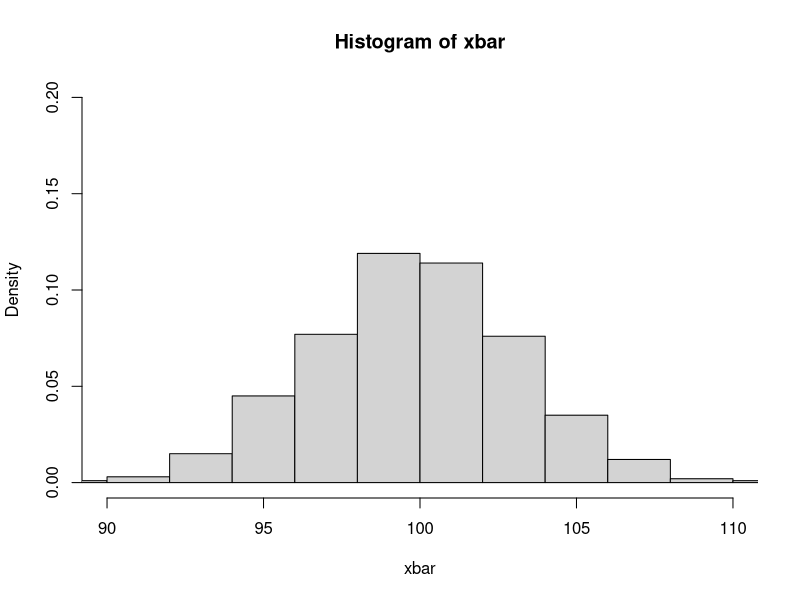
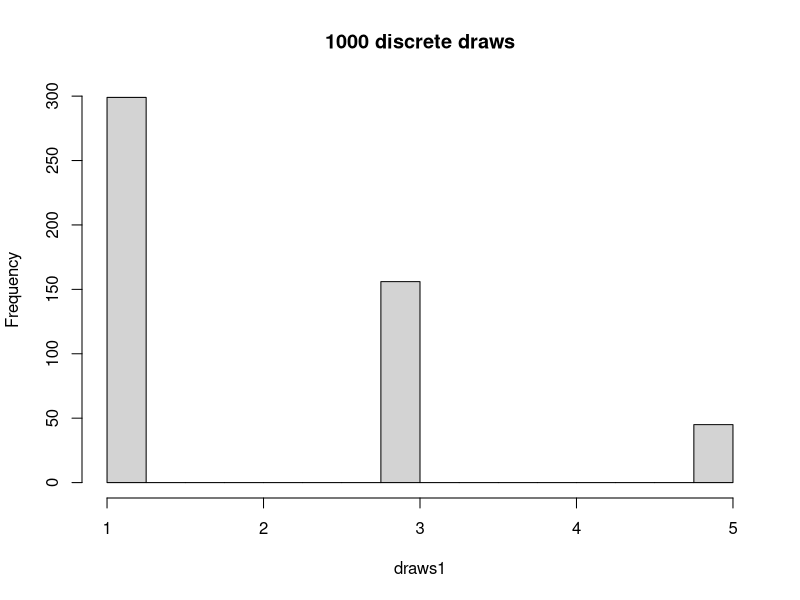
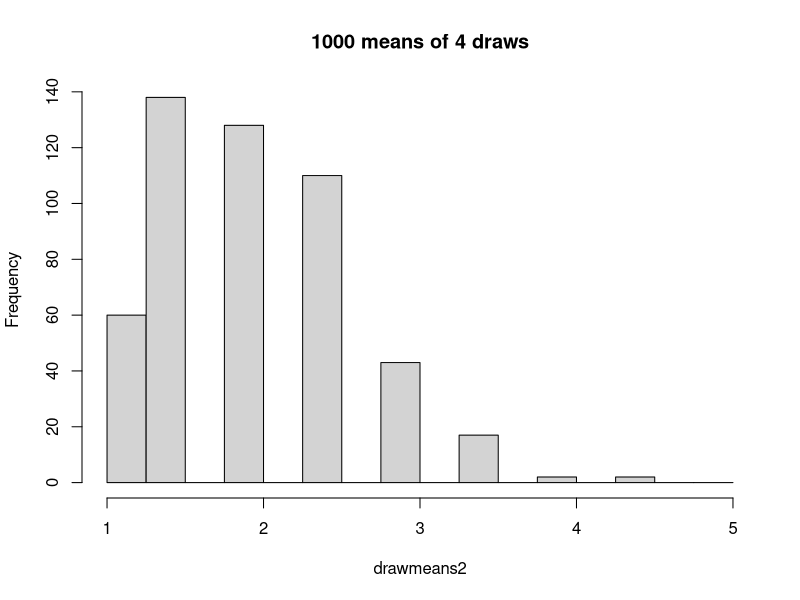
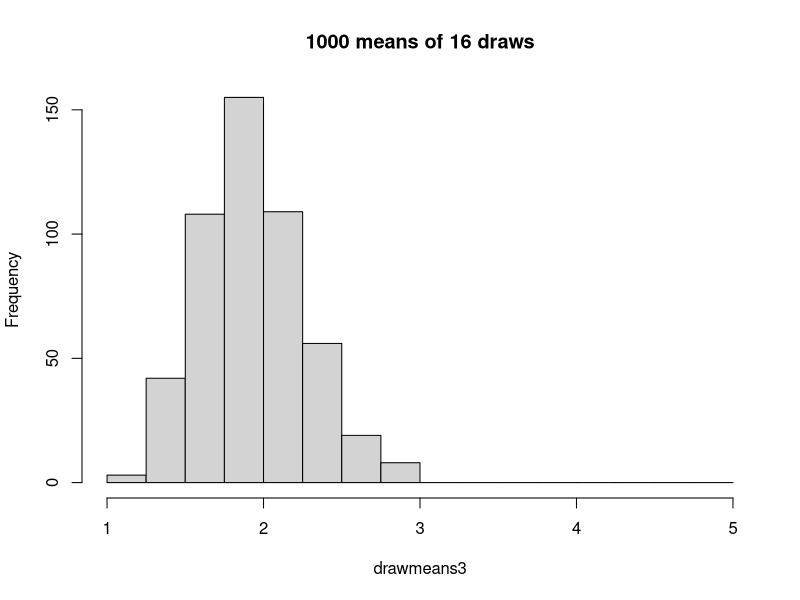
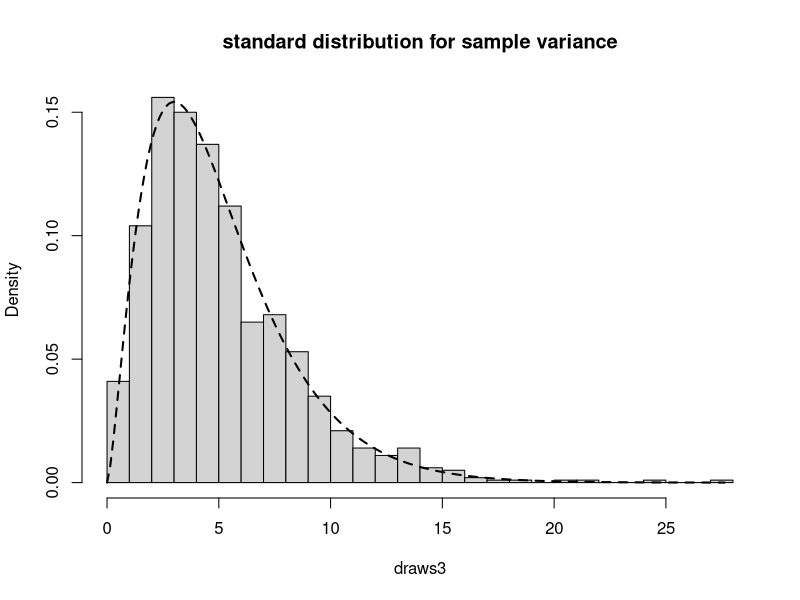
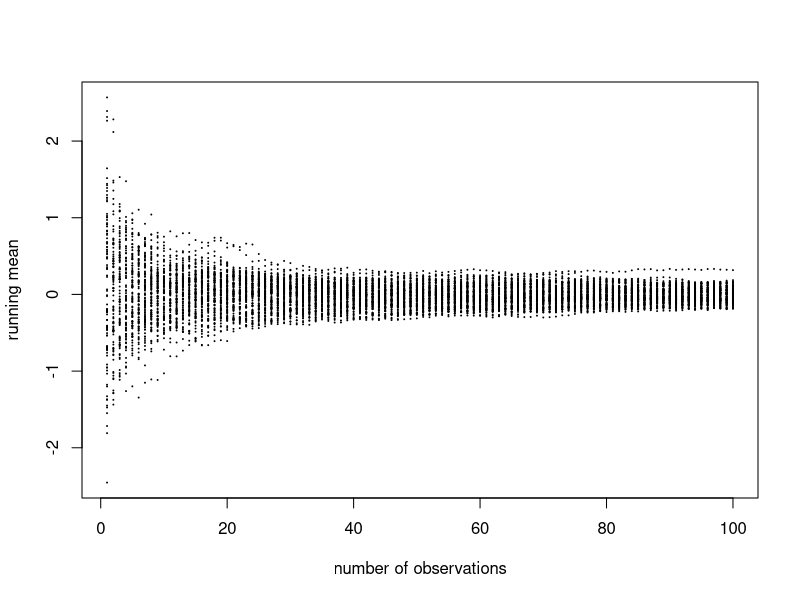
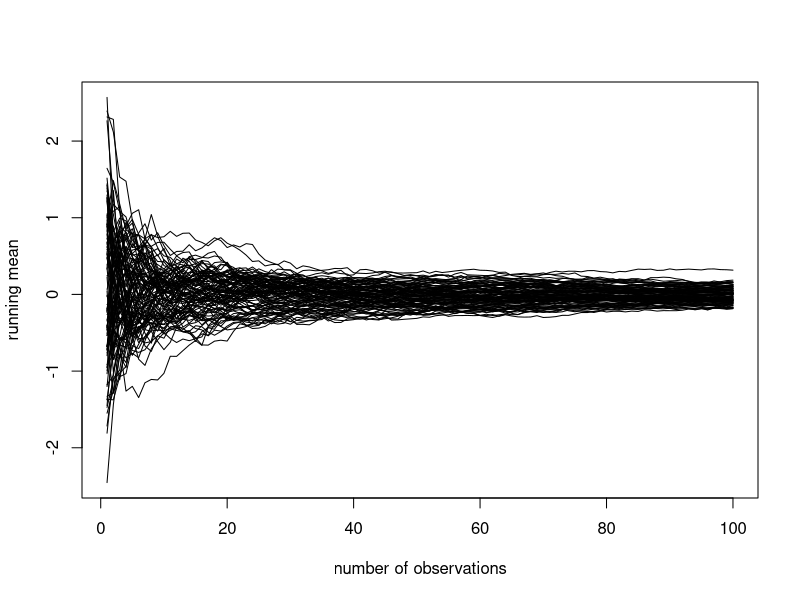
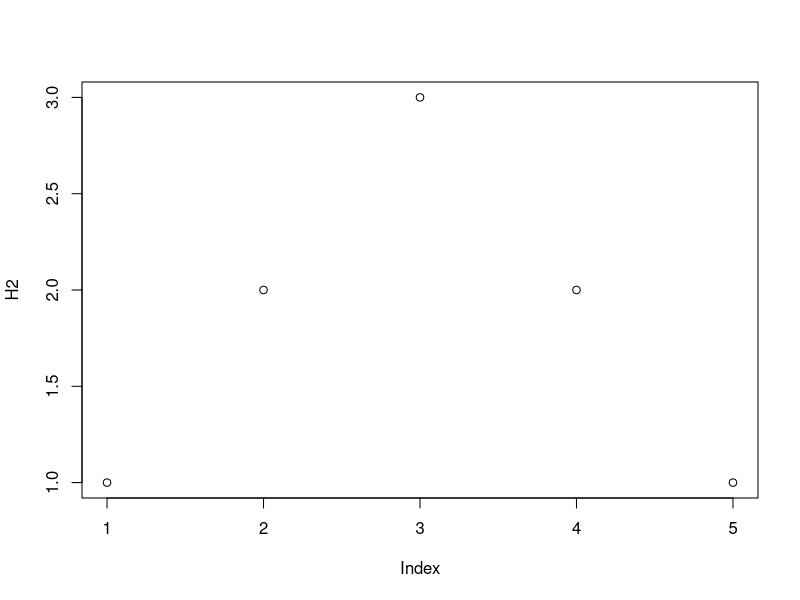

Write the R code that produced these figures, in order.
#~~~~~~~~~~~~~~sample mean from normal distribution~~~~~~~~~~~~~~~~~~~~~#
mu=100; sigma=10
n=10
xbar=rep(0,500)
for (i in 1:500) {xbar[i]=mean(rnorm(n,mean=mu,sd=sigma))}
hist(xbar,prob=TRUE,breaks=12,xlim=c(90,110),ylim=c(0,0.2))
#~~~~~~~~~~~~~~~~~~sample mean from an arbitary distribution~~~~~~~~~~~#
x = c(1,3,5)
px = c(.6,.3,.1)
draws1 = sample(x,size=500,replace=TRUE,prob=px)

hist(draws1,breaks=seq(1,5,by=.25),main="1000 discrete draws")
var(draws1)

draws2 = sample(x,size=4*500,replace=TRUE,prob=px)
draws2 = matrix(draws2,4)
drawmeans2 = apply(draws2,2,mean)
hist(drawmeans2,breaks=seq(1,5,by=.25),main="1000 means of 4 draws")

drawmeans3 =
apply(matrix(sample(x,size=16*500,replace=TRUE,prob=px),16),2,mean)
hist(drawmeans3,breaks=seq(1,5,by=.25),main="1000 means of 16 draws")


draws3 = matrix(rnorm(1000*6,0,3),6)
drawvar3 = apply(draws3,2,var)

draws3 =   5 * drawvar3 / 9
hist(draws3,breaks=20,prob=TRUE,main="standard distribution for sample variance")
v = seq(0,max(draws3),length=200)
lines(v,dchisq(v,5),lty = 2,lwd = 2)

n = 18
pop.var = 90
value = 160
pchisq((n-1)*value/pop.var,n-1)


pop.var = 0.0016
n = 9
prob = 0.99
pop.var * qchisq(prob,n-1)/(n-1)

#~~~~~~~~~~~~~~~~big number law~~~~~~~~~~~~~~~~~~~~~~~~~~~~~~~~~~~~~~~~#
numsim = 100
matx = matrix(rnorm(numsim^2), nrow=numsim)

runavg = function(x) { cumsum(x)/(1:length(x)) }
# runavg calculates the running average of a vector 
ramatx = t(apply(matx, 1, runavg))
# apply() we can get the running average of each row.

plot(x=1:numsim, y = ramatx[,1], type="n",
  xlab="number of observations", ylab="running mean")

rapoints = function(x) points(x~seq(1:length(x)), pch=20, cex=0.2)

apply(ramatx,1,rapoints)

plot(x=1:numsim, y = ramatx[,1], type="n",
  xlab="number of observations", ylab="running mean")
ralines = function(x) lines(x~seq(1:length(x)))
apply(ramatx, 1, ralines)

#~~~~~illustration of the Central Limit Theorem by convolution~~~~~~~~~~~#
H<- function(x) {  ifelse(x>0,1,0) }
H2 <- convolve( H(x), rev(H(x)),        type = "open"   )
H4 <- convolve(H2, rev(H2),   type = "open"   )
H8 <- convolve(H4, rev(H4),   type = "open"   )
H16 <- convolve(H8, rev(H8),   type = "open"   )
par(mfrow=c(1,1))
plot(H2)
plot(H4)
plot(H8)
plot(H16)
